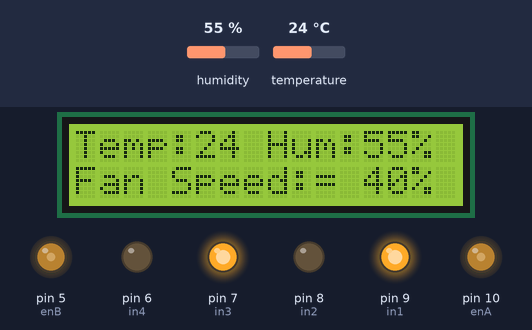
Simulated run of this sketch. Board: Arduino Uno, built with avr-gcc and run on an emulated ATmega328P. Shown: 16×2 character LCD, output pins drawn as LEDs (lit = HIGH). The test bench sets the inputs (shaded band); at power-on: temperature 24 °C, humidity 55 %. What the sketch prints to the serial monitor is not drawn.

Above: at 1.2 s.
1.3 s: temperature set to 21 °C
At 3.0 s:
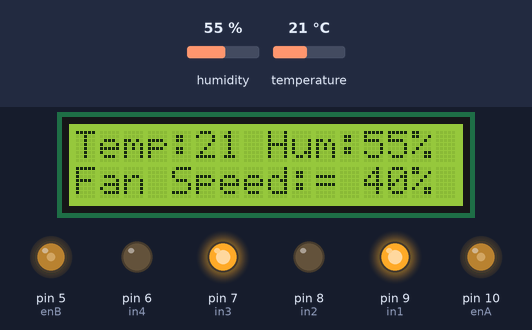
7.4 s: temperature set to 18 °C
At 9.6 s:
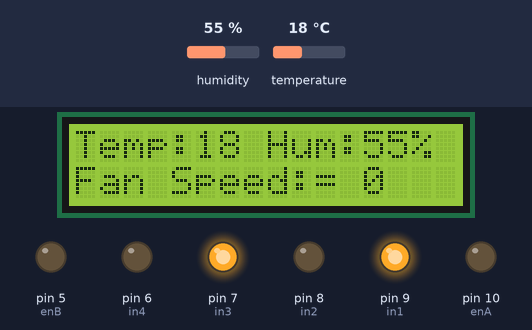
13.5 s: temperature set to 28 °C
At 14.9 s:
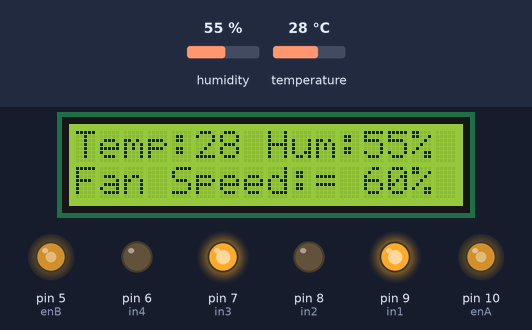
19.6 s: temperature set to 31 °C
At 21.6 s:
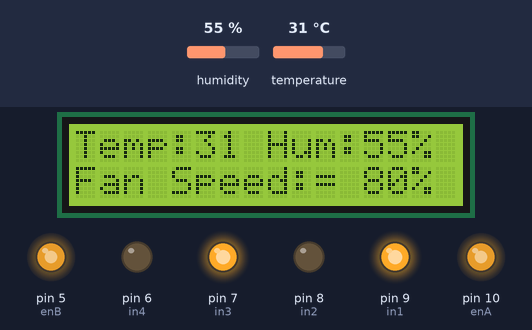
25.7 s: humidity set to 22 %
At 28.3 s:
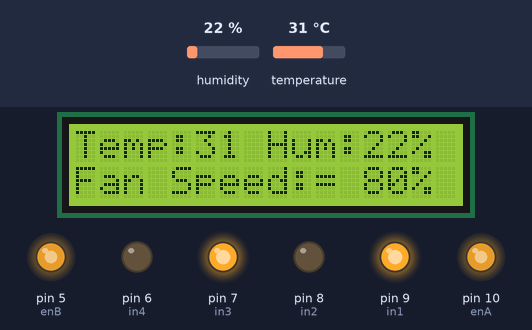
Timing chart, 0 to 29.8 s (numbered marks = the images above; inputs shaded):
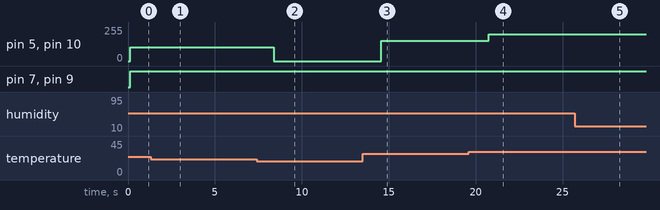

The sketch:

Code_for_EEU.ino
```cpp
//* How to use the DHT-11 sensor with Arduino
//   Temperature and humidity sensor and
//   I2C LCD1602
 //  SDA --> A4
 //  SCL --> A5

//Libraries
#include <DHT.h>;
//I2C LCD:
#include <LiquidCrystal_I2C.h>
#include <Wire.h>


LiquidCrystal_I2C lcd(0x27,16,2); // set the LCD address to 0x27 for a 16 chars and 2 line display

//Constants
#define DHTPIN 2     // Using the pin 2 to interact with T&H Sensor
#define DHTTYPE DHT11   // DHT 11
DHT dht(DHTPIN, DHTTYPE); //// Initialize DHT sensor for normal 16mhz Arduino

//Variables
int h;  //Stores humidity value
int t; //Stores temperature value
int enA = 10;
int in1 = 9;
int in2 = 8;
int enB = 5;
int in3 = 7;
int in4 = 6;

void setup()
{
    Serial.begin(9600);
    Serial.println("Temperature and Humidity Sensor Test");
    dht.begin();
    lcd.init(); //initialize the lcd
    lcd.backlight(); //open the backlight

    pinMode(enA, OUTPUT);
    pinMode(enB, OUTPUT);
    pinMode(in1, OUTPUT);
    pinMode(in2, OUTPUT);
    pinMode(in3, OUTPUT);
    pinMode(in4, OUTPUT);
}

void loop()
{
    //Read data and store it to variables h (humidity) and t (temperature)
    h = dht.readHumidity();
    t = dht.readTemperature();

    Serial.print("Humidity: ");
    Serial.print(h);
    Serial.print(" %, Temp  ");
    Serial.print(t);
    Serial.println(" ° Celsius");

    lcd.setCursor(0, 0);
    lcd.println("Temp:");
    lcd.setCursor(5, 0);
    lcd.print(t);
    lcd.setCursor(8,0);
    lcd.print("Hum:");
    lcd.print(h);
    lcd.print("%");

    if(t<=40&&t>=35)
    {
    lcd.setCursor(0,1);
    lcd.println("Fan Speed:= 100%  ");
    digitalWrite(in1, HIGH);
    digitalWrite(in2, LOW);

    digitalWrite(in3, HIGH);
    digitalWrite(in4, LOW);
    analogWrite(enA, 255);
    analogWrite(enB, 255);
    delay(2000); //Delay 2 sec
    lcd.clear();
    }
    else if(t<=34&&t>=30)
    {
    lcd.setCursor(0,1);
    lcd.println("Fan Speed:= 80%  ");
    digitalWrite(in1, HIGH);
    digitalWrite(in2, LOW);

    digitalWrite(in3, HIGH);
    digitalWrite(in4, LOW);
    analogWrite(enA, 200);
    analogWrite(enB, 200);
    delay(2000); //Delay 2 sec
    lcd.clear();
    }
    else if(t<=29&&t>=25)
    {
    lcd.setCursor(0,1);
    lcd.println("Fan Speed:= 60%  ");
    digitalWrite(in1, HIGH);
    digitalWrite(in2, LOW);

    digitalWrite(in3, HIGH);
    digitalWrite(in4, LOW);
    analogWrite(enA, 153);
    analogWrite(enB, 153);
    delay(2000); //Delay 2 sec
    lcd.clear();
    }
    else if(t<=24&&t>=20)
    {
    lcd.setCursor(0,1);
    lcd.println("Fan Speed:= 40%  ");
    digitalWrite(in1, HIGH);
    digitalWrite(in2, LOW);

    digitalWrite(in3, HIGH);
    digitalWrite(in4, LOW);
    analogWrite(enA, 102);
    analogWrite(enB, 102);
    delay(2000); //Delay 2 sec
    lcd.clear();
    }
    else if(t>=19&&t<=15)
    {
    lcd.setCursor(0,1);
    lcd.println("Fan Speed:= 20%  ");
    digitalWrite(in1, HIGH);
    digitalWrite(in2, LOW);

    digitalWrite(in3, HIGH);
    digitalWrite(in4, LOW);
    analogWrite(enA, 51);
    analogWrite(enB, 51);
    delay(2000); //Delay 2 sec
    lcd.clear();
    }
    else
    {
    lcd.setCursor(0,1);
    lcd.println("Fan Speed:= 0  ");
    digitalWrite(in1, HIGH);
    digitalWrite(in2, LOW);

    digitalWrite(in3, HIGH);
    digitalWrite(in4, LOW);
    analogWrite(enA, 0);
    analogWrite(enB, 0);
    delay(2000); //Delay 2 sec
    lcd.clear();
    }
}
```

Measured:
- the behaviour switches between 20 and 19 °C on temperature (found by bisection; images 1 and 2)
- after the input at 1.3 s, the display: first differs from a run without the input after 0.89 s (image 1)
- after the input at 7.4 s, pin 5 (enB), pin 10 (enA): 102/255 → 0/255 after 0.97 s; the display: first differs from a run without the input after 0.97 s (image 2)
- after the input at 13.5 s, pin 5 (enB), pin 10 (enA): 0/255 → 153/255 after 1.1 s; the display: first differs from a run without the input after 1.1 s (image 3)
- after the input at 19.6 s, pin 5 (enB), pin 10 (enA): 153/255 → 200/255 after 1.1 s; the display: first differs from a run without the input after 1.1 s (image 4)
- after the input at 25.7 s, the display: first differs from a run without the input after 1.2 s (image 5)
- what the display in image 1 shows lasts 2.0 s, from 2.2 s to 4.2 s
